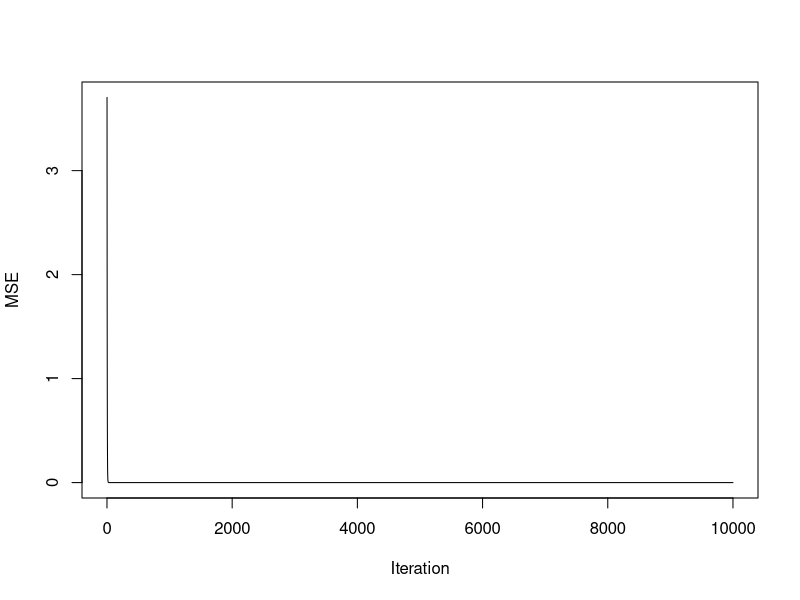

Recreate this plot in R.
##### (a)
n = 1000
# training set
x1 <- runif(n, min=-1, max=1)
x2 <- runif(n, min=-1, max=1)

# training test set
x1.test <- runif(n, min=-1, max=1)
x2.test <- runif(n, min=-1, max=1)

# validation set
y <- 3*x1 - 2*x2
y.test <- 3*x1.test - 2*x2.test

 

##### (b)
n.run = 10000  # number of iteration

X <- cbind(1, x1, x2)  # add bias term
W <- matrix(0, nrow=n.run, ncol=3)  # record weights in each iteration
MSE <- numeric(n.run)  # record MSE in each iteration

W[1, ] = runif(3, min=-0.5, max=0.5)  # generate initial values from U(-0.5, 0.5)
MSE[1] = t((y - X%*%W[1, ]))%*%(y - X%*%W[1, ])/n  # initial MSE

a = 0.5  # learning rate

for (i in 2:n.run) {
    W[i, ] = W[(i-1), ] + a*t(X)%*%(y - X%*%W[(i-1), ])/n
    MSE[i] = t((y - X%*%W[i, ]))%*%(y - X%*%W[i, ])/n
}

plot(MSE, type='l', xlab='Iteration')
opti.w <- W[which.min(MSE), ]  # optimal weights that minimize MSE



##### (c)
# We now use these weights to predict the test set.
X1 <- cbind(1, x1.test, x2.test)
y.predict <- X1%*%opti.w
MSE.test <- t((y.test - y.predict))%*%(y.test - y.predict)/n  # MSE for the test set

MSE.test

